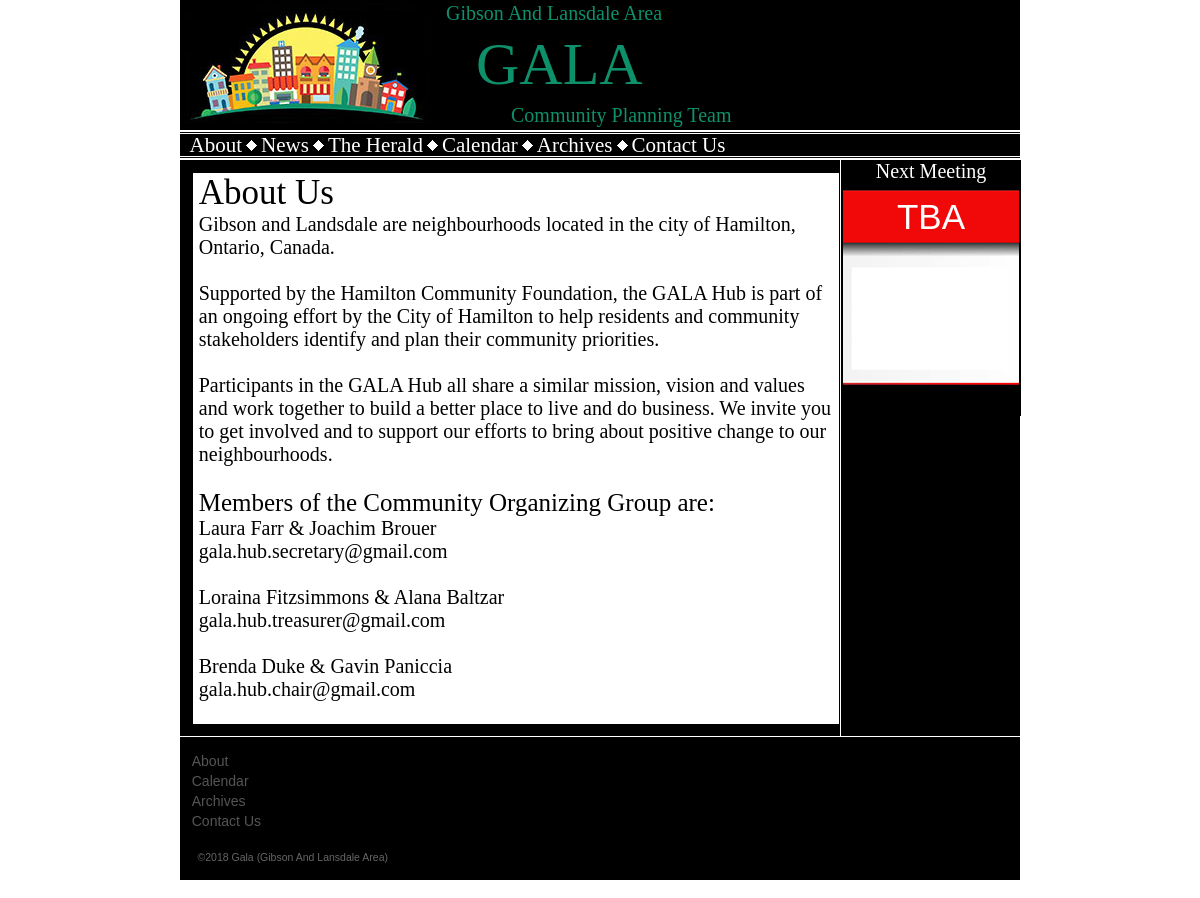
Page /index.php?page=About on the committed database.
### tables this page shows
CREATE TABLE `staticmenu` (
  `Index1` int(11) NOT NULL,
  `MenuName` varchar(255) NOT NULL,
  `Content` blob NOT NULL
);

### Includes/mysql55.php (called while the page is built, shortened)
<?php
class MySQL
{
	function MySQL ($db_host, $db_name, $db_username, $db_password)
	{
		$this->host		=	"mysql:host=" . $db_host . ";dbname=" . $db_name . ";charset=utf8";
		$this->username	=	$db_username;
		$this->password	=	$db_password;
	}
	function fetchData($queryString)
	{
		$DB = new PDO($this->host, $this->username, $this->password);
		$stmt = $DB->query($queryString);
		$results = $stmt->fetchAll(PDO::FETCH_ASSOC);
		return $results;
	}
}
?>

### index.php (the view, shortened to what this page needs)
<!doctype html>
<html>
<head>
<link rel="stylesheet" type="text/css" href="./Style.css">
</head>
<body>
    <header class="HeadPanel">
    	<TitleBlock>
        	<table width="100%" >
            	<tr style="height:1.25em;">
                	<td rowspan="3" style="width:16.25em" ><img src="./Images/GalaLogoL.jpg" alt="Gala Logo" style="margin-right:0px;" ></td>
                	<td style="padding:0px; margin:0px;"><font style="font-size:1.25em">Gibson And Lansdale Area</font></td>
                </tr>
                <tr><td style="padding: 0px; margin:0px;"><font style="font-size:3.75em">&nbsp;&nbsp;GALA</font></td></tr>
                <tr><td style="padding:0px; margin:0px;"><font style="font-size:1.25em">&nbsp;&nbsp;&nbsp;&nbsp;&nbsp;&nbsp;&nbsp;&nbsp;&nbsp;&nbsp;&nbsp;&nbsp;&nbsp;Community Planning Team</font></td></tr>
            </table>
       </TitleBlock>
        </header>
    <nav class="Menu1">
    	<MenuBlock>
        	<table id="MenuTable">
            	<tr>
<?php
	include("./Includes/mysql55.php");
	$query = "SELECT `MenuName` FROM `staticmenu` WHERE 1";
	$result = $DB1->fetchData($query);
	for($c=0; $c < count($result); $c++)
	{
		if(strtoupper($result[$c]['MenuName']) != "CONTACT US")
		{
			print"
					<td><a href=\"./index.php?page=" . $result[$c]['MenuName'] . "\">" . $result[$c]['MenuName'] . "</a> </td>
					<td><img src=\"Images/Diamond.gif\" style=\"padding-bottom:0.0625em;\"> </td>";
		}
		else
		{
			print"
					<td><a href=\"./index.php?page=News\">News</a> </td>
					<td><img src=\"Images/Diamond.gif\" style=\"padding-bottom:0.0625em;\"> </td>
					<td><a href=\"./index.php?page=The Herald\">The Herald</a> </td>
					<td><img src=\"Images/Diamond.gif\" style=\"padding-bottom:0.0625em;\"> </td>
					<td><a href=\"./index.php?page=Calendar\">Calendar</a> </td>
                    <td><img src=\"Images/Diamond.gif\" style=\"padding-bottom:0.0625em;\"> </td>
					<td><a href=\"./index.php?page=Archives&index=0\">Archives</a> </td>
                    <td><img src=\"Images/Diamond.gif\" style=\"padding-bottom:0.0625em;\"> </td>
                    <td><a href=\"./index.php?page=" . $result[$c]['MenuName'] . "\">" . $result[$c]['MenuName'] . "</a> </td>";
		}
	}
?>
                </tr>
            </table>
     	</MenuBlock>
	</nav>
    <section class="LeftPanel">
<?php
	if(isset($_GET['page']))
	{
		$query = "SELECT * FROM `staticmenu` WHERE `MenuName` LIKE '" . $_GET['page'] . "'";
		$result = $DB1->fetchData($query);
		if(count($result) > 0)
		{
			print"
			<article class=\"ArticleBox\" style=\"width:97%;\">
				<div id=\"articlespace\">" . $result[0]['Content'] . "<br></div>
			</article>";
		}
	}
	else
	{
		include("./Includes/News.php");
	}
?>
    </section>
    <section class="RightPanel">
    	Next Meeting
    	<table id="CalendarTable" border="0">
        	<tr>
            	<td style="background-image:url(Images/Calendar.gif); background-repeat:no-repeat; background-size:auto; background-position:bottom; height:10em;" valign="top">
                	<font color="#FFFFFF" style="font-family:Arial;"><div style="margin-top:0.3em; font-size:1.75em"><?php
						$query = "SELECT * FROM `calendar` WHERE `Date1` > NOW() ORDER BY `Date1` LIMIT 1";
						$result = $DB1->fetchData($query);
						if(count($result) > 0)
						{
							$monthNum = explode("-", $result[0]['Date1']);
							$monthName = date('F', mktime(0, 0, 0, $monthNum[1], 10));
							print $monthName;
							$time1 = date('g:i A', strtotime('2010-05-29' . $result[0]['Time1']));
						}
						else
							print "TBA";
					?></div></font>
                    <br>
                </td>
            </tr>
            <tr>
            	<td><br>
                </td>
            </tr>
        </table>
    </section>
    <footer class="BottomPanel">
            <table style="background-image:url(Images/Bar2.gif); background-repeat:repeat-x; padding-top:0.9375em; padding-left:0.625em;" width="100%">
                <tr>
                    <td style="background-color:#000000"><a class="BottomLinks" href="index.php?page=About">About</a></td>
                </tr>
                <tr>
                    <td style="background-color:#000000"><a class="BottomLinks" href="index.php?page=Calendar">Calendar</a></td>
                </tr>
                <tr>
                    <td style="background-color:#000000"><a class="BottomLinks" href="index.php?page=Archives">Archives</a></td>
                </tr>
                <tr>
                    <td style="background-color:#000000"><a class="BottomLinks" href="index.php?page=Contact Us">Contact Us</a></td>
                </tr>
            </table>
            <br>
            <font style="font-family:Arial; font-size:0.75em;">&nbsp;&nbsp;&nbsp;&nbsp;&nbsp;&nbsp;&copy;<?php print date('Y');?> Gala (Gibson And Lansdale Area)</font><br>&nbsp;
   	</footer>
    <br>
</body>
</html>

### Style.css (style rules this page uses)
body { background-color:#FFFFFF; margin: 0; padding: 0 auto; }
.HeadPanel { width:70%; margin-left:15%; background-color:#000000; color: #FFFFFF; }
TitleBlock { font-family:Century Gothic; color: #0e906a; }
.Menu1 { width:70%; margin-left:15%; background-color:#000000; color: #FFFFFF; background-image:url(Images/Bar1.gif); background-repeat:repeat-x; height:2.5em; }
MenuBlock { font-family:Century Gothic; font-size: 1.3125em; padding-bottom:0.0625em; }
table#MenuTable { padding-left:0.3125em; }
.LeftPanel { float: left; width:55%; margin-left:15%; background-color:#000000; color: #FFFFFF; font-family:Century Gothic; font-size: 1.25em; margin-top: -0.5em; }
.RightPanel { float: left; width:15%; background-color:#000000; color: #FFFFFF; font-family:Century Gothic; font-size: 1.25em; text-align:center; margin-top: -0.5em; }
table#CalendarTable { padding:0; margin:0px; width:100%; border:none; }
.BottomPanel { float:inherit; width:70%; margin-left:15%; background-color:#000000; color: #666666; background-position:top; font-family:Arial; font-size: 0.875em; }
.ArticleBox { float: left; width:auto; margin-left:0.625em; margin-right:0.625em; background-color:#FFFFFF; color: #000000; margin-top:0.625em; margin-bottom:0.625em; padding-left:0px; padding-right:0.3125em; min-width:50% }
a { color:#FFFFFF; text-decoration:none; }
ArticleBoxTitle { font-size:1.75em; margin-bottom:0.625em; }
div#articlespace { padding-left:0.3125em; }
h1 { font-family:Century Gothic; font-size:1.25em; color:#000000; margin:0; padding:0; font-weight:200; }
.BottomLinks { color: #555555; }

### rows in the picture
staticmenu: MenuName "About", Content "About Us Gibson and Landsdale are neighbourhoods located in the city of Hamilton, Ontario, Canada. Supported by the Hamilton Community Foundation, the GALA Hub is part of an ongoing effort by the City of Hamilton to help residents and community stakeholders identify and plan their community priorities. Participants in the GALA Hub all share a similar mission, vision and values and work together to build a better place to live and do business. We invite you to get involved and to support our efforts to bring about positive change to our neighbourhoods. Members of the Community Organizing Group are: Laura Farr & Joachim Brouer gala.hub.secretary@gmail.com Loraina Fitzsimmons & Alana Baltzar…"
staticmenu: MenuName "Contact Us"
